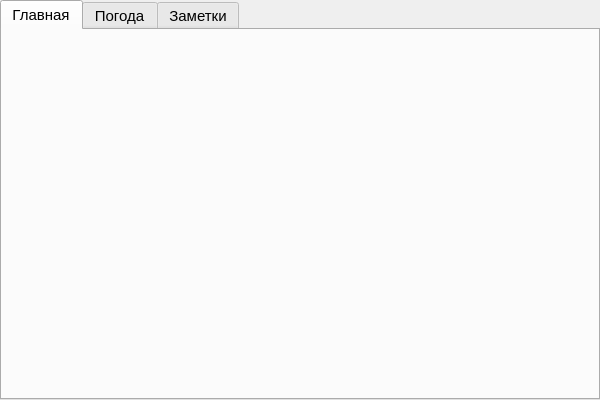
<?xml version="1.0" encoding="UTF-8"?>
<ui version="4.0">
 <class>MainWindow</class>
 <widget class="QMainWindow" name="MainWindow">
  <property name="geometry">
   <rect>
    <x>0</x>
    <y>0</y>
    <width>600</width>
    <height>400</height>
   </rect>
  </property>
  <property name="windowTitle">
   <string>MainWindow</string>
  </property>
  <widget class="QWidget" name="centralwidget">
   <widget class="QTabWidget" name="tab_widget">
    <property name="geometry">
     <rect>
      <x>0</x>
      <y>0</y>
      <width>600</width>
      <height>400</height>
     </rect>
    </property>
    <property name="font">
     <font>
      <pointsize>11</pointsize>
     </font>
    </property>
    <property name="cursor">
     <cursorShape>ArrowCursor</cursorShape>
    </property>
    <property name="currentIndex">
     <number>0</number>
    </property>
    <widget class="QWidget" name="tab">
     <attribute name="title">
      <string>Главная</string>
     </attribute>
     <widget class="QLabel" name="picture">
      <property name="geometry">
       <rect>
        <x>50</x>
        <y>5</y>
        <width>480</width>
        <height>360</height>
       </rect>
      </property>
      <property name="text">
       <string/>
      </property>
      <property name="pixmap">
       <pixmap>картинка.jpg</pixmap>
      </property>
     </widget>
    </widget>
    <widget class="QWidget" name="tab_weather">
     <attribute name="title">
      <string>Погода</string>
     </attribute>
     <widget class="QTabWidget" name="tab_weather_widget">
      <property name="geometry">
       <rect>
        <x>0</x>
        <y>0</y>
        <width>600</width>
        <height>370</height>
       </rect>
      </property>
      <property name="currentIndex">
       <number>0</number>
      </property>
      <widget class="QWidget" name="current_weather">
       <attribute name="title">
        <string>Погода сегодня</string>
       </attribute>
       <widget class="QLabel" name="temperature_label">
        <property name="geometry">
         <rect>
          <x>10</x>
          <y>90</y>
          <width>100</width>
          <height>40</height>
         </rect>
        </property>
        <property name="text">
         <string>Температура:</string>
        </property>
       </widget>
       <widget class="QLabel" name="date_label">
        <property name="geometry">
         <rect>
          <x>10</x>
          <y>40</y>
          <width>45</width>
          <height>40</height>
         </rect>
        </property>
        <property name="text">
         <string>Дата:</string>
        </property>
       </widget>
       <widget class="QLabel" name="temperature_feels_label">
        <property name="geometry">
         <rect>
          <x>10</x>
          <y>140</y>
          <width>120</width>
          <height>40</height>
         </rect>
        </property>
        <property name="text">
         <string>Ощущается как:</string>
        </property>
       </widget>
       <widget class="QLabel" name="wind_speed_label">
        <property name="geometry">
         <rect>
          <x>10</x>
          <y>190</y>
          <width>120</width>
          <height>40</height>
         </rect>
        </property>
        <property name="text">
         <string>Скорость ветра:</string>
        </property>
       </widget>
       <widget class="QLabel" name="data_label_text">
        <property name="geometry">
         <rect>
          <x>65</x>
          <y>40</y>
          <width>150</width>
          <height>40</height>
         </rect>
        </property>
        <property name="text">
         <string>00-00-0000</string>
        </property>
       </widget>
       <widget class="QLabel" name="temperature_label_text">
        <property name="geometry">
         <rect>
          <x>120</x>
          <y>90</y>
          <width>150</width>
          <height>40</height>
         </rect>
        </property>
        <property name="text">
         <string>0 °С</string>
        </property>
       </widget>
       <widget class="QLabel" name="temperature_feels_label_text">
        <property name="geometry">
         <rect>
          <x>140</x>
          <y>140</y>
          <width>150</width>
          <height>40</height>
         </rect>
        </property>
        <property name="text">
         <string>0 °С</string>
        </property>
       </widget>
       <widget class="QLabel" name="wind_speed_label_text">
        <property name="geometry">
         <rect>
          <x>140</x>
          <y>190</y>
          <width>150</width>
          <height>40</height>
         </rect>
        </property>
        <property name="text">
         <string>0 м/с</string>
        </property>
       </widget>
       <widget class="QLineEdit" name="city_name_line_edit">
        <property name="geometry">
         <rect>
          <x>200</x>
          <y>10</y>
          <width>200</width>
          <height>30</height>
         </rect>
        </property>
        <property name="text">
         <string>Москва</string>
        </property>
       </widget>
       <widget class="QPushButton" name="update_info_button">
        <property name="geometry">
         <rect>
          <x>200</x>
          <y>260</y>
          <width>200</width>
          <height>30</height>
         </rect>
        </property>
        <property name="text">
         <string>Обновить информацию</string>
        </property>
       </widget>
       <widget class="QLabel" name="error_label">
        <property name="geometry">
         <rect>
          <x>10</x>
          <y>290</y>
          <width>300</width>
          <height>40</height>
         </rect>
        </property>
        <property name="styleSheet">
         <string notr="true">QLabel {color: rgb(255, 0, 0)}</string>
        </property>
        <property name="text">
         <string/>
        </property>
       </widget>
      </widget>
      <widget class="QWidget" name="weather_forecast">
       <attribute name="title">
        <string>Прогноз на 4 дня</string>
       </attribute>
       <widget class="QLineEdit" name="city_name_line_edit_2">
        <property name="geometry">
         <rect>
          <x>200</x>
          <y>10</y>
          <width>200</width>
          <height>30</height>
         </rect>
        </property>
        <property name="text">
         <string>Москва</string>
        </property>
       </widget>
       <widget class="QPushButton" name="update_info_button_2">
        <property name="geometry">
         <rect>
          <x>200</x>
          <y>260</y>
          <width>200</width>
          <height>30</height>
         </rect>
        </property>
        <property name="text">
         <string>Обновить информацию</string>
        </property>
       </widget>
       <widget class="QLabel" name="error_label_2">
        <property name="geometry">
         <rect>
          <x>10</x>
          <y>290</y>
          <width>300</width>
          <height>40</height>
         </rect>
        </property>
        <property name="styleSheet">
         <string notr="true">QLabel {color: rgb(255, 0, 0)}</string>
        </property>
        <property name="text">
         <string/>
        </property>
       </widget>
       <widget class="QTableWidget" name="weather_table">
        <property name="geometry">
         <rect>
          <x>30</x>
          <y>70</y>
          <width>540</width>
          <height>160</height>
         </rect>
        </property>
        <row>
         <property name="text">
          <string>Дата</string>
         </property>
        </row>
        <row>
         <property name="text">
          <string>Температура</string>
         </property>
        </row>
        <row>
         <property name="text">
          <string>Ощущается как</string>
         </property>
        </row>
        <row>
         <property name="text">
          <string>Скорость ветра</string>
         </property>
        </row>
        <column>
         <property name="text">
          <string>1</string>
         </property>
        </column>
        <column>
         <property name="text">
          <string>2</string>
         </property>
        </column>
        <column>
         <property name="text">
          <string>3</string>
         </property>
        </column>
        <column>
         <property name="text">
          <string>4</string>
         </property>
        </column>
       </widget>
      </widget>
     </widget>
    </widget>
    <widget class="QWidget" name="tab_notes">
     <attribute name="title">
      <string>Заметки</string>
     </attribute>
     <widget class="QTableWidget" name="notes_table">
      <property name="geometry">
       <rect>
        <x>350</x>
        <y>0</y>
        <width>240</width>
        <height>360</height>
       </rect>
      </property>
      <property name="minimumSize">
       <size>
        <width>10</width>
        <height>10</height>
       </size>
      </property>
      <column>
       <property name="text">
        <string>id</string>
       </property>
      </column>
      <column>
       <property name="text">
        <string>Название</string>
       </property>
      </column>
     </widget>
     <widget class="QTabWidget" name="tabWidget">
      <property name="geometry">
       <rect>
        <x>0</x>
        <y>0</y>
        <width>340</width>
        <height>370</height>
       </rect>
      </property>
      <property name="currentIndex">
       <number>0</number>
      </property>
      <widget class="QWidget" name="create_tab">
       <attribute name="title">
        <string>Создать</string>
       </attribute>
       <widget class="QLabel" name="name">
        <property name="geometry">
         <rect>
          <x>10</x>
          <y>10</y>
          <width>220</width>
          <height>30</height>
         </rect>
        </property>
        <property name="text">
         <string>Введите название заметки:</string>
        </property>
       </widget>
       <widget class="QLineEdit" name="title">
        <property name="geometry">
         <rect>
          <x>10</x>
          <y>50</y>
          <width>300</width>
          <height>30</height>
         </rect>
        </property>
       </widget>
       <widget class="QLabel" name="content_label">
        <property name="geometry">
         <rect>
          <x>10</x>
          <y>90</y>
          <width>220</width>
          <height>30</height>
         </rect>
        </property>
        <property name="text">
         <string>Введите содержание заметки:</string>
        </property>
       </widget>
       <widget class="QLineEdit" name="content">
        <property name="geometry">
         <rect>
          <x>10</x>
          <y>130</y>
          <width>300</width>
          <height>120</height>
         </rect>
        </property>
       </widget>
       <widget class="QPushButton" name="create_save_button">
        <property name="geometry">
         <rect>
          <x>10</x>
          <y>260</y>
          <width>300</width>
          <height>30</height>
         </rect>
        </property>
        <property name="text">
         <string>Создать заметку</string>
        </property>
       </widget>
       <widget class="QLabel" name="error_label_create">
        <property name="geometry">
         <rect>
          <x>10</x>
          <y>310</y>
          <width>300</width>
          <height>20</height>
         </rect>
        </property>
        <property name="styleSheet">
         <string notr="true">QLabel {color: rgb(255, 0, 0)}</string>
        </property>
        <property name="text">
         <string/>
        </property>
       </widget>
      </widget>
      <widget class="QWidget" name="edit_tab">
       <attribute name="title">
        <string>Изменить</string>
       </attribute>
       <widget class="QLabel" name="id_edit_label">
        <property name="geometry">
         <rect>
          <x>10</x>
          <y>0</y>
          <width>250</width>
          <height>30</height>
         </rect>
        </property>
        <property name="text">
         <string>Введите ID изменяемой заметки:</string>
        </property>
       </widget>
       <widget class="QLineEdit" name="id_edit">
        <property name="geometry">
         <rect>
          <x>10</x>
          <y>40</y>
          <width>300</width>
          <height>30</height>
         </rect>
        </property>
       </widget>
       <widget class="QLabel" name="title_edit_label">
        <property name="geometry">
         <rect>
          <x>10</x>
          <y>120</y>
          <width>220</width>
          <height>30</height>
         </rect>
        </property>
        <property name="text">
         <string>Название заметки:</string>
        </property>
       </widget>
       <widget class="QLineEdit" name="title_edit">
        <property name="geometry">
         <rect>
          <x>10</x>
          <y>160</y>
          <width>300</width>
          <height>30</height>
         </rect>
        </property>
       </widget>
       <widget class="QLabel" name="content_edit_label">
        <property name="geometry">
         <rect>
          <x>10</x>
          <y>200</y>
          <width>220</width>
          <height>30</height>
         </rect>
        </property>
        <property name="text">
         <string>Содержание заметки:</string>
        </property>
       </widget>
       <widget class="QLabel" name="error_label_edit">
        <property name="geometry">
         <rect>
          <x>10</x>
          <y>310</y>
          <width>300</width>
          <height>20</height>
         </rect>
        </property>
        <property name="styleSheet">
         <string notr="true">QLabel {color: rgb(255, 0, 0)}</string>
        </property>
        <property name="text">
         <string/>
        </property>
       </widget>
       <widget class="QPushButton" name="edit_save_button">
        <property name="geometry">
         <rect>
          <x>10</x>
          <y>275</y>
          <width>300</width>
          <height>30</height>
         </rect>
        </property>
        <property name="text">
         <string>Сохранить</string>
        </property>
       </widget>
       <widget class="QLineEdit" name="content_edit">
        <property name="geometry">
         <rect>
          <x>10</x>
          <y>240</y>
          <width>300</width>
          <height>30</height>
         </rect>
        </property>
       </widget>
       <widget class="QPushButton" name="search_for_note_button">
        <property name="geometry">
         <rect>
          <x>10</x>
          <y>80</y>
          <width>300</width>
          <height>30</height>
         </rect>
        </property>
        <property name="text">
         <string>Найти заметку</string>
        </property>
       </widget>
      </widget>
      <widget class="QWidget" name="delete_tab">
       <attribute name="title">
        <string>Удалить</string>
       </attribute>
       <widget class="QLabel" name="id_delete_label">
        <property name="geometry">
         <rect>
          <x>10</x>
          <y>10</y>
          <width>220</width>
          <height>30</height>
         </rect>
        </property>
        <property name="text">
         <string>Введите ID заметки:</string>
        </property>
       </widget>
       <widget class="QPushButton" name="delete_button">
        <property name="geometry">
         <rect>
          <x>10</x>
          <y>90</y>
          <width>300</width>
          <height>30</height>
         </rect>
        </property>
        <property name="text">
         <string>Удалить заметку</string>
        </property>
       </widget>
       <widget class="QLineEdit" name="id_delete">
        <property name="geometry">
         <rect>
          <x>10</x>
          <y>50</y>
          <width>300</width>
          <height>30</height>
         </rect>
        </property>
       </widget>
       <widget class="QLabel" name="error_label_delete">
        <property name="geometry">
         <rect>
          <x>10</x>
          <y>300</y>
          <width>300</width>
          <height>30</height>
         </rect>
        </property>
        <property name="styleSheet">
         <string notr="true">QLabel {color: rgb(255, 0, 0)}</string>
        </property>
        <property name="text">
         <string/>
        </property>
       </widget>
      </widget>
     </widget>
    </widget>
   </widget>
  </widget>
 </widget>
 <resources/>
 <connections/>
</ui>
